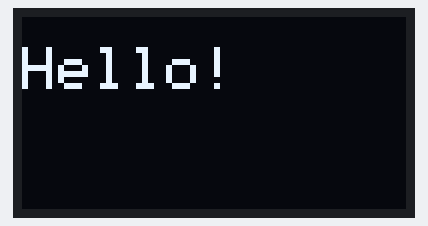
Bench run of a sketch on a simulated Arduino Uno, built with avr-gcc and run on an emulated ATmega328P. Parts: 128×64 one-colour display.

Above: at 0.1 s.

The sketch:

18_Oled_UNO.ino
```cpp
#include <Wire.h>
#include <Adafruit_GFX.h>
#include <Adafruit_SSD1306.h>

#define SCREEN_WIDTH 128
#define SCREEN_HEIGHT 64

// Create display object
Adafruit_SSD1306 display(SCREEN_WIDTH, SCREEN_HEIGHT, &Wire, -1);

void setup() {
  Serial.begin(9600);

  // Initialize OLED
  if(!display.begin(SSD1306_SWITCHCAPVCC, 0x3C)) { // 0x3C is I2C address
    Serial.println(F("SSD1306 allocation failed"));
    for(;;);
  }

  display.clearDisplay();

  // Display text
  display.setTextSize(2);
  display.setTextColor(SSD1306_WHITE);
  display.setCursor(0,10);
  display.println("Hello!");
  display.display();
}

void loop() {
  // Nothing here
}
```
